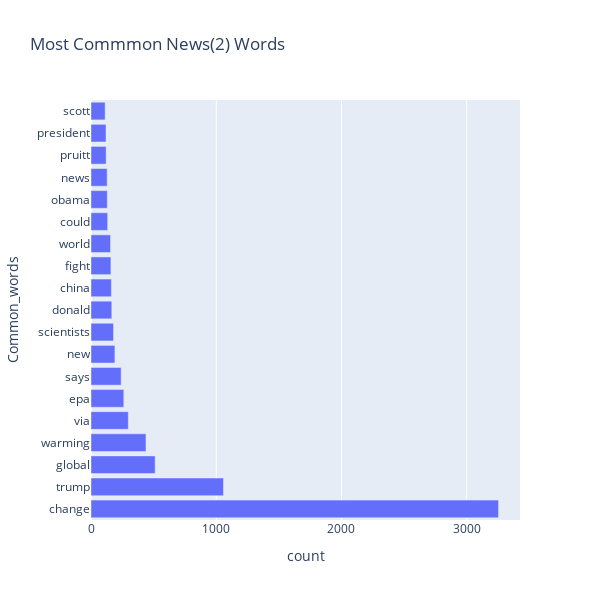

Notebook source saved alongside this figure:
### Code cell
fig = px.bar(news, x="count", y="Common_words", title='Most Commmon News(2) Words', orientation='h', 
             width=600, height=600)
fig.show()

### Figure 1 — Plotly figure (JSON) as saved in the notebook; plotly's stock layout.template omitted (floating-point values rounded to 4 significant figures)
{"data": [{"alignmentgroup": "True", "hovertemplate": "count=%{x}<br>Common_words=%{y}<extra></extra>", "legendgroup": "", "marker": {"color": "#636efa"}, "name": "", "offsetgroup": "", "orientation": "h", "showlegend": false, "textposition": "auto", "type": "bar", "x": [3254, 1058, 512, 439, 298, 262, 241, 191, 180, 166, 163, 159, 156, 133, 130, 129, 121, 120, 113], "xaxis": "x", "y": ["change", "trump", "global", "warming", "via", "epa", "says", "new", "scientists", "donald", "china", "fight", "world", "could", "obama", "news", "pruitt", "president", "scott"], "yaxis": "y"}], "layout": {"barmode": "relative", "height": 600, "legend": {"tracegroupgap": 0}, "title": {"text": "Most Commmon News(2) Words"}, "width": 600, "xaxis": {"anchor": "y", "domain": [0, 1], "title": {"text": "count"}}, "yaxis": {"anchor": "x", "domain": [0, 1], "title": {"text": "Common_words"}}}}
